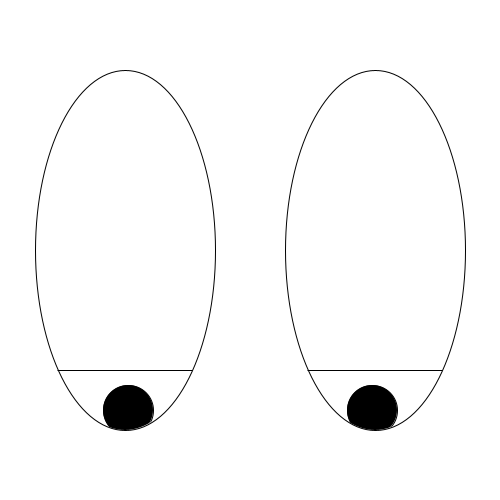
Frame 1 (no input)
Frame 60 (the mouse pressed at the canvas centre just before this capture): identical to frame 1, image omitted
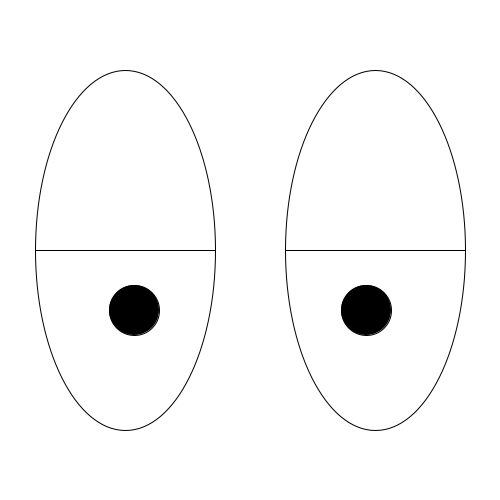
Frame 120 (the mouse held since frame 60 and released just before this capture)

The Processing sketch that drew these frames (run headless with seeded random() and noise(); from frame 60 on, the mouse is pressed at the canvas centre):

// Processing sketch: processing_95393
// ── processing_95393.pde

void setup() {
  size(500,500);
  background(255);
}

int emotionLevel = 0;
int eyePosY = 0;
int[] lidPosY = new int[2];

void draw() {
  background(255);
  fill(0);
  
  emotionLevel = (height-mouseY)*100/height;
  println(emotionLevel);
  eyePosY = 210+(emotionLevel*2);
  ellipse(140-(emotionLevel/8),eyePosY,50,50);
  ellipse(360+(emotionLevel/8),eyePosY,50,50);
  
  lidPosY[0] = 50+(emotionLevel*4);
  lidPosY[1] = (emotionLevel*5);
  if (emotionLevel >= 93) {
    line(30,370,220,370);
    line(280,370,470,370);
  } else if (emotionLevel >= 85) {
    
  } else if (emotionLevel >= 75){
    line(30,175,220,425);
    line(280,425,470,175);
  } else {
    fill(255);
    beginShape();
    vertex(30,0);
    vertex(30,lidPosY[0]);
    vertex(220,lidPosY[1]);
    vertex(220,0);
    endShape();
    beginShape();
    vertex(280,0);
    vertex(280,lidPosY[1]);
    vertex(470,lidPosY[0]);
    vertex(470,0);
    endShape();
  }

  mask();
  noFill();
  stroke(0);
  ellipse(125,250,180,360);
  ellipse(375,250,180,360);
}

void mask() {
  noStroke();
  fill(255);
  beginShape();
  vertex(125,70);
  bezierVertex(165,70,215,130,215,250);
  bezierVertex(215,370,165,430,125,430);
  bezierVertex(85,430,35,370,35,250);
  bezierVertex(35,130,85,70,125,70);
  vertex(125,0);
  vertex(0,0);
  vertex(0,500);
  vertex(250,500);
  vertex(250,0);
  vertex(125,0);
  endShape();
  
  beginShape();
  vertex(125+250,70);
  bezierVertex(165+250,70,215+250,130,215+250,250);
  bezierVertex(215+250,370,165+250,430,125+250,430);
  bezierVertex(85+250,430,35+250,370,35+250,250);
  bezierVertex(35+250,130,85+250,70,125+250,70);
  vertex(125+250,0);
  vertex(0+250,0);
  vertex(0+250,500);
  vertex(250+250,500);
  vertex(250+250,0);
  vertex(125+250,0);
  endShape();
}
